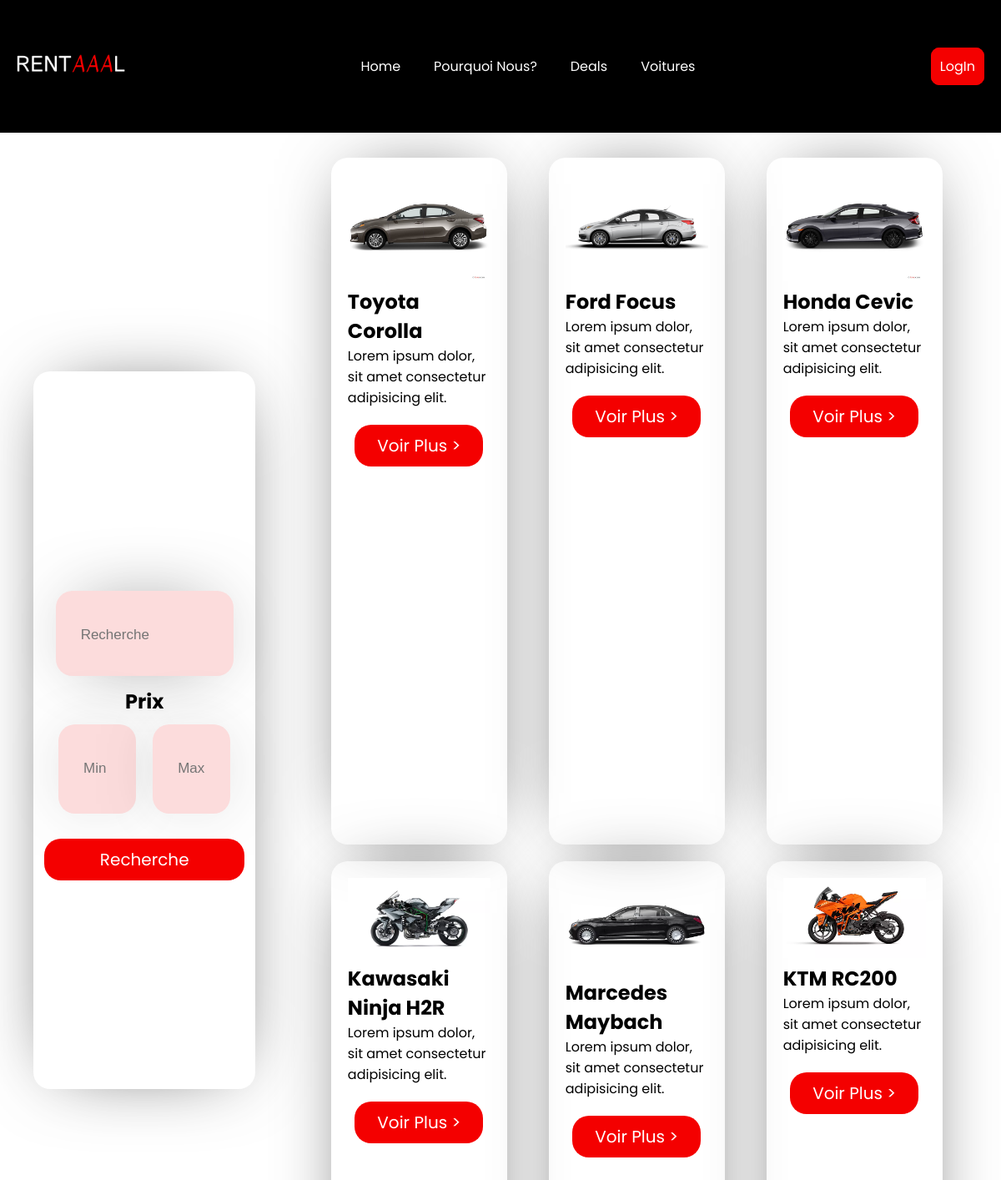
Page /voitures on the committed database.
### tables this page shows
CREATE TABLE voiture (
                id_voiture INTEGER PRIMARY KEY AUTOINCREMENT,
                marque TEXT NOT NULL,
                modele TEXT NOT NULL,
                immatriculation TEXT NOT NULL,
                categorie TEXT NOT NULL,
                prix TEXT NOT NULL,
                disponibilite TEXT NOT NULL,
                image_url TEXT);

### app.py (the view)
@app.route("/voitures")
def allcars():
    voitures = fetch_voitures_from_database()
    car_objects = []
    for voiture in voitures:
        car_obj = Voiture(
            voiture[0], voiture[1], voiture[2], voiture[3], voiture[4], voiture[5], voiture[6], voiture[7]
        )
        car_objects.append(car_obj)
    return render_template("detail.html", voitures=car_objects)

### app.py (called while the page is built)
def fetch_voitures_from_database():
    conn = sql.connect("loc.db")
    cursor = conn.cursor()
    cursor.execute("SELECT * FROM voiture")
    voitures = cursor.fetchall()
    conn.close()
    return voitures

### templates/detail.html (shortened to what this page needs)
<!DOCTYPE html>
<html lang="en">
  <head>
    <link
      rel="stylesheet"
      href="{{url_for ('static', filename='detail.css')}}"
    />
  </head>
  <body>
    <nav>
      <div class="logo">
        <li><img src="/static/images/RENTAAAL.png" alt="Logo" /></li>
      </div>
      <ul>
        <li><a href="index.html">Home</a></li>
        <li><a href="">Pourquoi Nous?</a></li>
        <li><a href="">Deals</a></li>
        <li><a href="">Voitures</a></li>
      </ul>
      <div class="log">
        {% if username %}
        <li><a href="#">{{ username }}</a></li>
        <li><a href="{{ url_for('logout') }}">Log Out</a></li>
        {% else %}
        <li><a href="{{ url_for('login') }}">LogIn</a></li>
        {% endif %}
      </div>
    </nav>
    <div class="container">
      <aside>
        <div class="search">
          <input
            type="text"
            onkeyup="searchCars()"
            id="searchInput"
            placeholder="Recherche"
          />
        </div>
        <h2>Prix</h2>
        <div class="prix">
          <input type="number" placeholder="Min" />
          <input type="number" placeholder="Max" />
        </div>
        <div class="btns">
          <a href="">Recherche</a>
        </div>
      </aside>
      <div class="voitures">
        {% for voiture in voitures %}
        <div class="card">
          <img src="{{voiture.image_url}}"/>
          <h2>{{voiture.marque}} {{voiture.modele}}</h2>
          <p>Lorem ipsum dolor, sit amet consectetur adipisicing elit.</p>
          <div class="btns">
                <a href="{{ url_for('detailVoiture', car_id=voiture.id) }}">Voir Plus ></a>
          </div>
        </div>
        {% endfor %}
      </div>
    </div>
  </body>
</html>

### static/detail.css (style rules this page uses)
* { margin: 0; padding: 0; box-sizing: border-box; }
:root { --primary-color: #F40000; --primary-text: 'Poppins'; --secondary-text: 'Just Another Hand'; --box-shadow : 0px 0px 90px -32px rgba(0,0,0,0.75); }
body { height: 100%; width: 100%; font-family: 'Poppins'; display: flex; justify-content: center; align-items: center; flex-direction: column; }
nav { width: 100%; height: 10vh; display: flex; justify-content: center; align-items: center; background-color: black; }
ul { display: flex; width: 80%; height: 100%; justify-content: center; align-items: center; }
li { margin: 0 20px; list-style: none; }
li a { color: rgb(255, 255, 255); text-decoration: none; }
.logo img { width: 130px; object-fit: cover; }
.log li a { border: 1px solid var(--primary-color); background-color: var(--primary-color); color: white; padding: 10px; border-radius: 10px; }
.container { width: 100%; height: 90vh; display: flex; gap: 30px; align-items: center; }
aside { width: 30%; height: 60%; box-shadow: var(--box-shadow); position: relative; left: 40px; display: flex; flex-direction: column; justify-content: center; border-radius: 20px; text-align: center; align-items: center; }
.search { width: 100%; height: 8vh; display: flex; align-items: center; justify-content: center; }
.search input { font-size: 17px; height: 80%; width: 80%; border-radius: 20px; border: none; background-color: rgb(252, 220, 220); box-shadow: var(--box-shadow); }
.search input::placeholder { font-size: 17px; display: flex; top: 2px; align-items: center; position: relative; left: 30px; }
.prix { display: flex; justify-content: center; align-items: center; width: 85%; height: 8vh; padding: 10px; gap: 20px; }
.prix input { font-size: 17px; height: 100%; width: 80%; border-radius: 20px; border: none; background-color: rgb(252, 220, 220); box-shadow: var(--box-shadow); }
.prix input::placeholder { font-size: 17px; display: flex; align-items: center; position: relative; left: 30px; }
.voitures { overflow-y: scroll; width: 100%; flex-wrap: wrap; align-items: center; display: flex; justify-content: center; height: 100%; padding: 30px; gap: 20px; }
.voitures .card { width: 25%; height: 60%; margin-left: 30px; padding: 20px; border-radius: 20px; box-shadow: var(--box-shadow); }
.card img { width: 100%; object-fit: cover; }
.btns { display: flex; flex-direction: column; justify-content: center; align-items: center; width: 100%; margin-top: 20px; }
.btns a { background-color: var(--primary-color); text-decoration: none; color: white; width: 90%; text-align: center; padding: 10px; font-size: 20px; border-radius: 20px; }

### rows in the picture
voiture: image_url (picture), marque "Toyota", modele "Corolla"
voiture: image_url (picture), marque "Ford", modele "Focus"
voiture: image_url (picture), marque "Honda", modele "Cevic"
voiture: image_url (picture), marque "Kawasaki", modele "Ninja H2R"
voiture: image_url (picture), marque "Marcedes", modele "Maybach"
voiture: image_url (picture), marque "KTM", modele "RC200"
